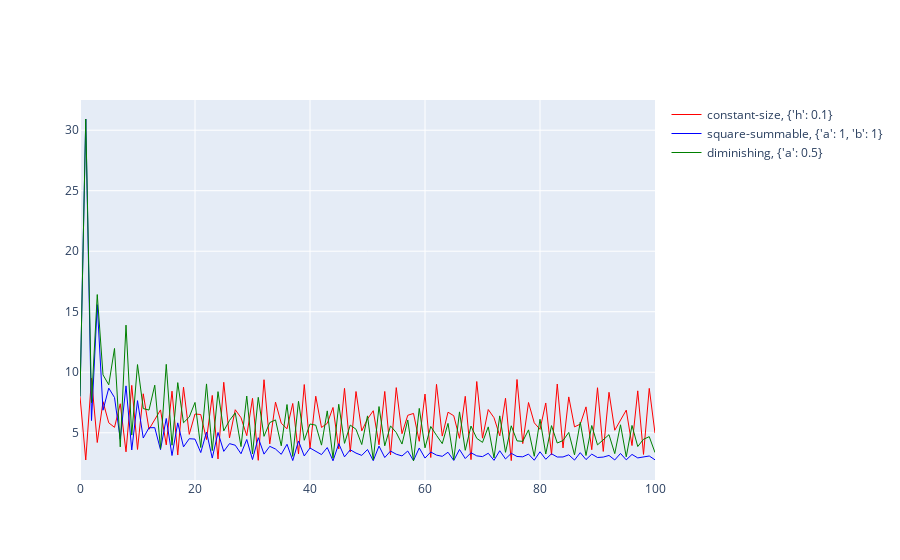

This figure's notebook cell:
### Markdown cell above
## Порівняння різних правил вибору кроку

### Code cell
COLORS = ['red', 'blue', 'green']
PARAMS = [{'h': 0.1}, {'a': 1, 'b': 1}, {'a': 0.5}]
METHODS = ['constant-size', 'square-summable', 'diminishing']
fig = go.Figure()
for (color, params, method) in zip(COLORS, PARAMS, METHODS):
    points, values = optimize(func, sub_grad, np.array([0, 0]), method, params, max_iter=100)
    values = values.ravel()
    fig.add_trace(
        go.Scatter(x=np.arange(len(values)), y=values, mode='lines',
                   name=f'{method}, {params}',
                   line=dict(color=color, width=1),
                   connectgaps=True)
    )
fig.show()
